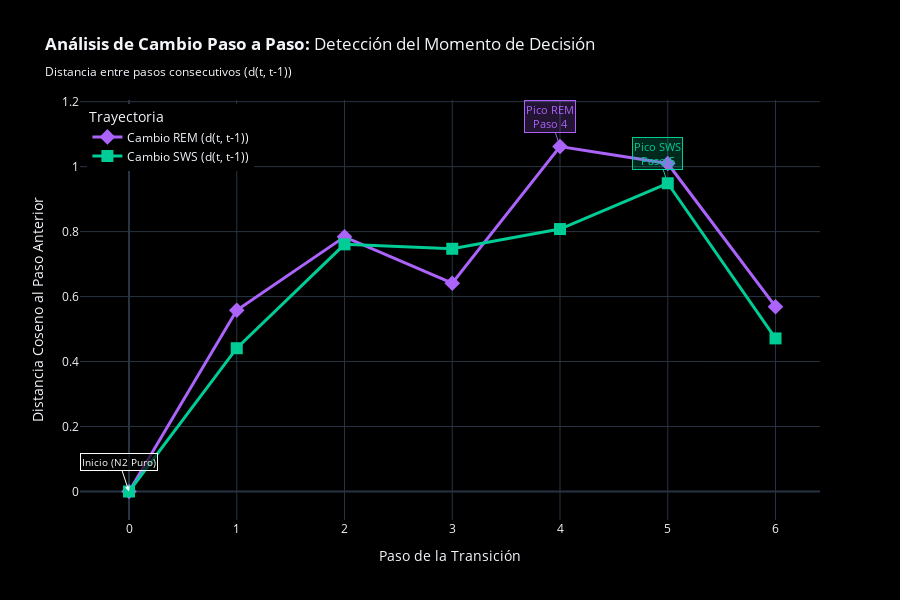

Here is the notebook cell this chart was saved with:
### Markdown cell above
## Análisis de Cambio Paso a Paso: Detección del "Momento de Decisión"

En lugar de medir la distancia al origen (d(t, t₀)), ahora medimos la distancia con el paso inmediatamente anterior (d(t, t-1)).

**Interpretación**: Una curva plana que de repente sube (un pico o inflexión) y luego se vuelve a aplanar indica el momento biológico exacto (aprox. 2-3 min antes) donde el cerebro cambia su configuración para entrar a REM o SWS.

### Code cell
def calcular_distancias_paso_a_paso(trayectoria, model, word2idx):
    """
    Calcula la distancia entre pasos consecutivos: d(t, t-1).
    Esto detecta el "momento de decisión" donde ocurre el cambio más grande.
    """
    distancias_paso = []
    
    for i in range(len(trayectoria)):
        if i == 0:
            # El primer paso no tiene anterior, distancia es 0
            distancias_paso.append(0.0)
        else:
            # Obtener vectores del paso actual y anterior
            vec_actual = obtener_vector(trayectoria[i], model, word2idx)
            vec_anterior = obtener_vector(trayectoria[i-1], model, word2idx)
            
            if vec_actual is not None and vec_anterior is not None:
                d = cosine(vec_actual, vec_anterior)
                distancias_paso.append(d)
            else:
                distancias_paso.append(None)
    
    return distancias_paso

# Calcular distancias paso a paso para ambas trayectorias
if vector_base is not None:
    dist_paso_rem = calcular_distancias_paso_a_paso(trayectoria_rem, model, word2idx)
    dist_paso_sws = calcular_distancias_paso_a_paso(trayectoria_sws, model, word2idx)
    
    # Crear gráfica de cambio paso a paso
    x_axis_paso = list(range(len(dist_paso_rem)))
    
    fig_paso = go.Figure()
    
    # Trayectoria REM
    fig_paso.add_trace(go.Scatter(
        x=x_axis_paso,
        y=dist_paso_rem,
        mode='lines+markers',
        name='Cambio REM (d(t, t-1))',
        line=dict(color='#AB63FA', width=3),
        marker=dict(size=12, color='#AB63FA', symbol='diamond'),
        hovertemplate="<b>Paso:</b> %{x}<br><b>Token:</b> %{text}<br><b>Cambio:</b> %{y:.4f}<extra></extra>",
        text=trayectoria_rem
    ))
    
    # Trayectoria SWS
    fig_paso.add_trace(go.Scatter(
        x=x_axis_paso,
        y=dist_paso_sws,
        mode='lines+markers',
        name='Cambio SWS (d(t, t-1))',
        line=dict(color='#00CC96', width=3),
        marker=dict(size=12, color='#00CC96', symbol='square'),
        hovertemplate="<b>Paso:</b> %{x}<br><b>Token:</b> %{text}<br><b>Cambio:</b> %{y:.4f}<extra></extra>",
        text=trayectoria_sws
    ))
    
    # Estilos
    fig_paso.update_layout(
        title="<b>Análisis de Cambio Paso a Paso:</b> Detección del Momento de Decisión<br><sub>Distancia entre pasos consecutivos (d(t, t-1))</sub>",
        xaxis_title="Paso de la Transición",
        yaxis_title="Distancia Coseno al Paso Anterior",
        template="plotly_dark",
        paper_bgcolor="black",
        plot_bgcolor="black",
        height=600,
        hovermode="x unified",
        legend=dict(
            title="Trayectoria",
            yanchor="top",
            y=0.99,
            xanchor="left",
            x=0.01,
            font=dict(size=12)
        )
    )
    
    # Agregar anotación para el paso 0
    fig_paso.add_annotation(
        x=0,
        y=0,
        text="Inicio (N2 Puro)",
        showarrow=True,
        arrowhead=2,
        arrowcolor="white",
        font=dict(color="white", size=10),
        bgcolor="rgba(0,0,0,0.7)",
        bordercolor="white"
    )
    
    # Encontrar y marcar el pico máximo para cada trayectoria
    if dist_paso_rem and all(d is not None for d in dist_paso_rem[1:]):
        max_rem_idx = max(range(1, len(dist_paso_rem)), key=lambda i: dist_paso_rem[i] if dist_paso_rem[i] is not None else 0)
        max_rem_val = dist_paso_rem[max_rem_idx]
        fig_paso.add_annotation(
            x=max_rem_idx,
            y=max_rem_val,
            text=f"Pico REM<br>Paso {max_rem_idx}",
            showarrow=True,
            arrowhead=2,
            arrowcolor="#AB63FA",
            font=dict(color="#AB63FA", size=11),
            bgcolor="rgba(171, 99, 250, 0.2)",
            bordercolor="#AB63FA"
        )
    
    if dist_paso_sws and all(d is not None for d in dist_paso_sws[1:]):
        max_sws_idx = max(range(1, len(dist_paso_sws)), key=lambda i: dist_paso_sws[i] if dist_paso_sws[i] is not None else 0)
        max_sws_val = dist_paso_sws[max_sws_idx]
        fig_paso.add_annotation(
            x=max_sws_idx,
            y=max_sws_val,
            text=f"Pico SWS<br>Paso {max_sws_idx}",
            showarrow=True,
            arrowhead=2,
            arrowcolor="#00CC96",
            font=dict(color="#00CC96", size=11),
            bgcolor="rgba(0, 204, 150, 0.2)",
            bordercolor="#00CC96"
        )
    
    fig_paso.show()
    
    # Imprimir tabla de cambios paso a paso
    print("\nDetalle de Cambios Paso a Paso (d(t, t-1)):")
    print(f"{'Paso':<5} | {'Token REM':<15} | {'Cambio REM':<12} | {'Token SWS':<15} | {'Cambio SWS':<12}")
    print("-" * 75)
    for i in range(len(trayectoria_rem)):
        cambio_rem = f"{dist_paso_rem[i]:.4f}" if dist_paso_rem[i] is not None else "N/A"
        cambio_sws = f"{dist_paso_sws[i]:.4f}" if dist_paso_sws[i] is not None else "N/A"
        print(f"{i:<5} | {trayectoria_rem[i]:<15} | {cambio_rem:<12} | {trayectoria_sws[i]:<15} | {cambio_sws:<12}")
    
    # Análisis del momento de decisión
    print("\nANÁLISIS DEL MOMENTO DE DECISIÓN")
    
    if dist_paso_rem and all(d is not None for d in dist_paso_rem[1:]):
        max_rem_idx = max(range(1, len(dist_paso_rem)), key=lambda i: dist_paso_rem[i] if dist_paso_rem[i] is not None else 0)
        max_rem_val = dist_paso_rem[max_rem_idx]
        print(f"\nREM: Mayor cambio en el paso {max_rem_idx} (Token: {trayectoria_rem[max_rem_idx]})")
        print(f"     Distancia de cambio: {max_rem_val:.4f}")
        print(f"     Interpretación: El cerebro muestra el mayor cambio de configuración en este paso.")
    
    if dist_paso_sws and all(d is not None for d in dist_paso_sws[1:]):
        max_sws_idx = max(range(1, len(dist_paso_sws)), key=lambda i: dist_paso_sws[i] if dist_paso_sws[i] is not None else 0)
        max_sws_val = dist_paso_sws[max_sws_idx]
        print(f"\nSWS: Mayor cambio en el paso {max_sws_idx} (Token: {trayectoria_sws[max_sws_idx]})")
        print(f"     Distancia de cambio: {max_sws_val:.4f}")
        print(f"     Interpretación: El cerebro muestra el mayor cambio de configuración en este paso.")
    
    print("\nNota: Un pico pronunciado indica el 'momento de decisión' biológico,")
    print("aproximadamente 2-3 minutos antes de la transición completa a la nueva fase.")
else:
    print("Error: No se pudo calcular el vector base.")

### Figure 1 — Plotly figure (JSON) as saved in the notebook; plotly's stock layout.template omitted (floating-point values rounded to 4 significant figures)
{"data": [{"hovertemplate": "<b>Paso:</b> %{x}<br><b>Token:</b> %{text}<br><b>Cambio:</b> %{y:.4f}<extra></extra>", "line": {"color": "#AB63FA", "width": 3}, "marker": {"color": "#AB63FA", "size": 12, "symbol": "diamond"}, "mode": "lines+markers", "name": "Cambio REM (d(t, t-1))", "text": ["2-2-2-2-2-2", "2-2-2-2-2-4", "2-2-2-2-4-4", "2-2-2-4-4-4", "2-2-4-4-4-4", "2-4-4-4-4-4", "4-4-4-4-4-4"], "type": "scatter", "x": [0, 1, 2, 3, 4, 5, 6], "y": [0, 0.5582, 0.7838, 0.6411, 1.062, 1.01, 0.5689]}, {"hovertemplate": "<b>Paso:</b> %{x}<br><b>Token:</b> %{text}<br><b>Cambio:</b> %{y:.4f}<extra></extra>", "line": {"color": "#00CC96", "width": 3}, "marker": {"color": "#00CC96", "size": 12, "symbol": "square"}, "mode": "lines+markers", "name": "Cambio SWS (d(t, t-1))", "text": ["2-2-2-2-2-2", "2-2-2-2-2-3", "2-2-2-2-3-3", "2-2-2-3-3-3", "2-2-3-3-3-3", "2-3-3-3-3-3", "3-3-3-3-3-3"], "type": "scatter", "x": [0, 1, 2, 3, 4, 5, 6], "y": [0, 0.4411, 0.7609, 0.7472, 0.8079, 0.9489, 0.4713]}], "layout": {"annotations": [{"arrowcolor": "white", "arrowhead": 2, "bgcolor": "rgba(0,0,0,0.7)", "bordercolor": "white", "font": {"color": "white", "size": 10}, "showarrow": true, "text": "Inicio (N2 Puro)", "x": 0, "y": 0}, {"arrowcolor": "#AB63FA", "arrowhead": 2, "bgcolor": "rgba(171, 99, 250, 0.2)", "bordercolor": "#AB63FA", "font": {"color": "#AB63FA", "size": 11}, "showarrow": true, "text": "Pico REM<br>Paso 4", "x": 4, "y": 1.062}, {"arrowcolor": "#00CC96", "arrowhead": 2, "bgcolor": "rgba(0, 204, 150, 0.2)", "bordercolor": "#00CC96", "font": {"color": "#00CC96", "size": 11}, "showarrow": true, "text": "Pico SWS<br>Paso 5", "x": 5, "y": 0.9489}], "height": 600, "hovermode": "x unified", "legend": {"font": {"size": 12}, "title": {"text": "Trayectoria"}, "x": 0.01, "xanchor": "left", "y": 0.99, "yanchor": "top"}, "paper_bgcolor": "black", "plot_bgcolor": "black", "title": {"text": "<b>Análisis de Cambio Paso a Paso:</b> Detección del Momento de Decisión<br><sub>Distancia entre pasos consecutivos (d(t, t-1))</sub>"}, "xaxis": {"title": {"text": "Paso de la Transición"}}, "yaxis": {"title": {"text": "Distancia Coseno al Paso Anterior"}}}}
